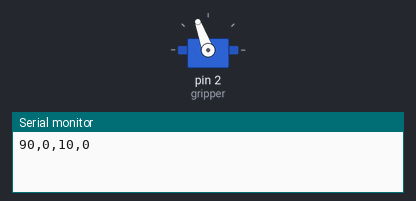
Simulated run of this sketch. Board: Arduino Uno, built with avr-gcc and run on an emulated ATmega328P. Shown: servo, the last lines printed to the serial monitor.

Above: at 0.05 s.
At 6.2 s:
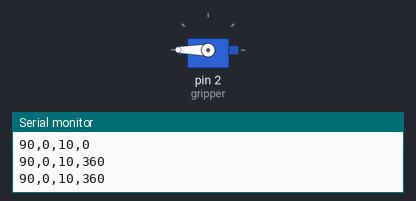
Timing chart, 0 to 8.1 s (numbered marks = the images above):
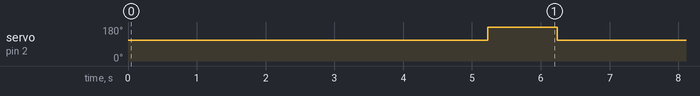

Measured:
- by itself, servo on pin 2 (gripper): alternates 180° for 1.0 s and 110° for 5.2 s

The sketch:

esp32_robot_control.ino
```cpp
#include <SoftwareSerial.h>
#include <Servo.h>
SoftwareSerial rangesensor(12, 13); //rx,tx
SoftwareSerial arduino(14, 15); //rx,tx
Servo gripper;
float rotation_angle=0; //starting angle
const int max_length=290; //mm
const int TARGET_LENGTH=42; //mm
unsigned int HighByte = 0;
unsigned int LowByte  = 0;
unsigned int Len  = 0;
String command;
void setup() {
  Serial.begin(115200);
  rangesensor.begin(9600);
  arduino.begin(9600);
  gripper.attach(2);
}

void loop() {
  if (rotate_and_find())
  {
  delay(2000);
  gripper.write(110);
  delay(1000);
  extend_arm();
  }
  delay(500);


}
int extend_arm()
{
  float total_elbow=160;
  float total_shoulder=90;
  float total_wrist=80;
  float curr_elbow,curr_shoulder,curr_wrist;
  float steps=1.0;

  command="90,0,10,360\n"; //or write move_backward()
  delay(1000);
  gripper.write(110); //open
  delay(500);
  arduino.print(command);
  Serial.println(command);


  curr_elbow=0.0;
  curr_shoulder=90.0;
  curr_wrist=10.0;

  while(curr_shoulder>=0)
  {
    curr_shoulder=curr_shoulder-steps;
    curr_elbow=curr_elbow+(steps*(total_elbow/total_shoulder));
    curr_wrist=curr_wrist+(steps*(total_wrist/total_shoulder));

    if (get_distance()>TARGET_LENGTH) //at 40 mm close wrist
    {
      command=String(curr_shoulder)+","+curr_elbow+","+curr_wrist+","+"360\n"; //move wrist open
      arduino.print(command);
    }
    else
    {
      gripper.write(180); //close
      delay(500);
      command="90,0,10,360\n"; //close wrist
      arduino.print(command);
      Serial.println(command);
      return 1;
    }
    Serial.println(command);
    //delay(200);
  }
  return 0;
}

int get_distance()
{
  rangesensor.flush();
  rangesensor.write(0X55);                           // trig US-100 begin to measure the distance
  delay(100);
  if (rangesensor.available() >= 2)                  // check receive 2 bytes correctly
  {
    HighByte = rangesensor.read();
    LowByte  = rangesensor.read();
    Len  = HighByte * 256 + LowByte;          // Calculate the distance
    if ((Len > 1) && (Len < 10000))
    {
      Serial.print("Distance: ");
      Serial.print(Len, DEC);
      Serial.println("mm");
    }
    else
    {
      Len=10000;
    }
  }
  return Len;
  }

  int rotate_and_find()
  {
    int mult;
    command="90,0,10,0\n"; //or write move_backward()
    gripper.write(110); //open
    arduino.print(command);
    Serial.println(command);
    delay(500);
    rotation_angle=0;
//    if (rotation_angle>180)
//    {
//      mult=-1;
//      rotation_angle=180;
//    }
//    if (rotation_angle<0)
//    {
//      mult=1;
//      rotation_angle=0;
//    }
    while(rotation_angle<=180)
     {
       if (get_distance()<=max_length)
       {
         gripper.write(110); //open
         return 1;
       }
       else
       {
         rotation_angle=rotation_angle+1;
         command=String("90,0,10,")+rotation_angle+"\n"; //or write move_backward()
         arduino.print(command);
         Serial.println(command);
       }
       //delay(100);
      }
      return 0;
  }
```
